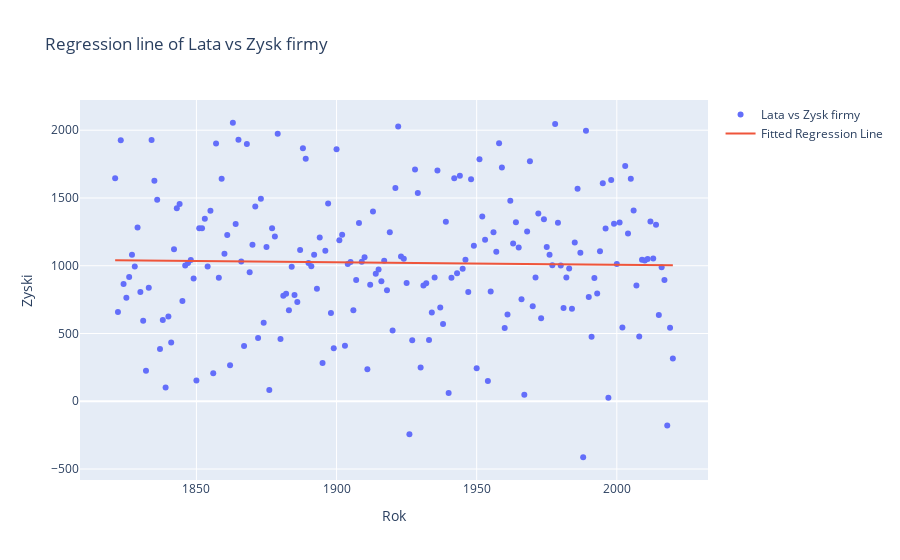

Notebook code cell kept with this figure:
### Code cell
x["fitted"] = model.fittedvalues

fig = go.Figure()

fig.add_trace(go.Scatter(x=x["Rok"], y=x["Zysk"], name="Lata vs Zysk firmy", mode="markers"))
fig.add_trace(go.Scatter(x=x["Rok"], y=x["fitted"], name="Fitted Regression Line"))
fig.update_layout(title="Regression line of Lata vs Zysk firmy", xaxis_title="Rok", yaxis_title="Zyski")

fig.show()

### Figure 1 — Plotly figure (JSON) as saved in the notebook; plotly's stock layout.template omitted (floating-point values rounded to 4 significant figures; data arrays with more than 128 entries replaced by an {"elided": "..."} marker saying what was removed)
{"data": [{"mode": "markers", "name": "Lata vs Zysk firmy", "type": "scatter", "x": {"elided": "200 int values"}, "y": {"elided": "200 int values"}}, {"name": "Fitted Regression Line", "type": "scatter", "x": {"elided": "200 int values"}, "y": {"elided": "200 float values"}}], "layout": {"autosize": true, "title": {"text": "Regression line of Lata vs Zysk firmy"}, "xaxis": {"autorange": true, "range": [1808.0, 2033.0], "title": {"text": "Rok"}, "type": "linear"}, "yaxis": {"autorange": true, "range": [-616.7, 2259.0], "title": {"text": "Zyski"}, "type": "linear"}}}
